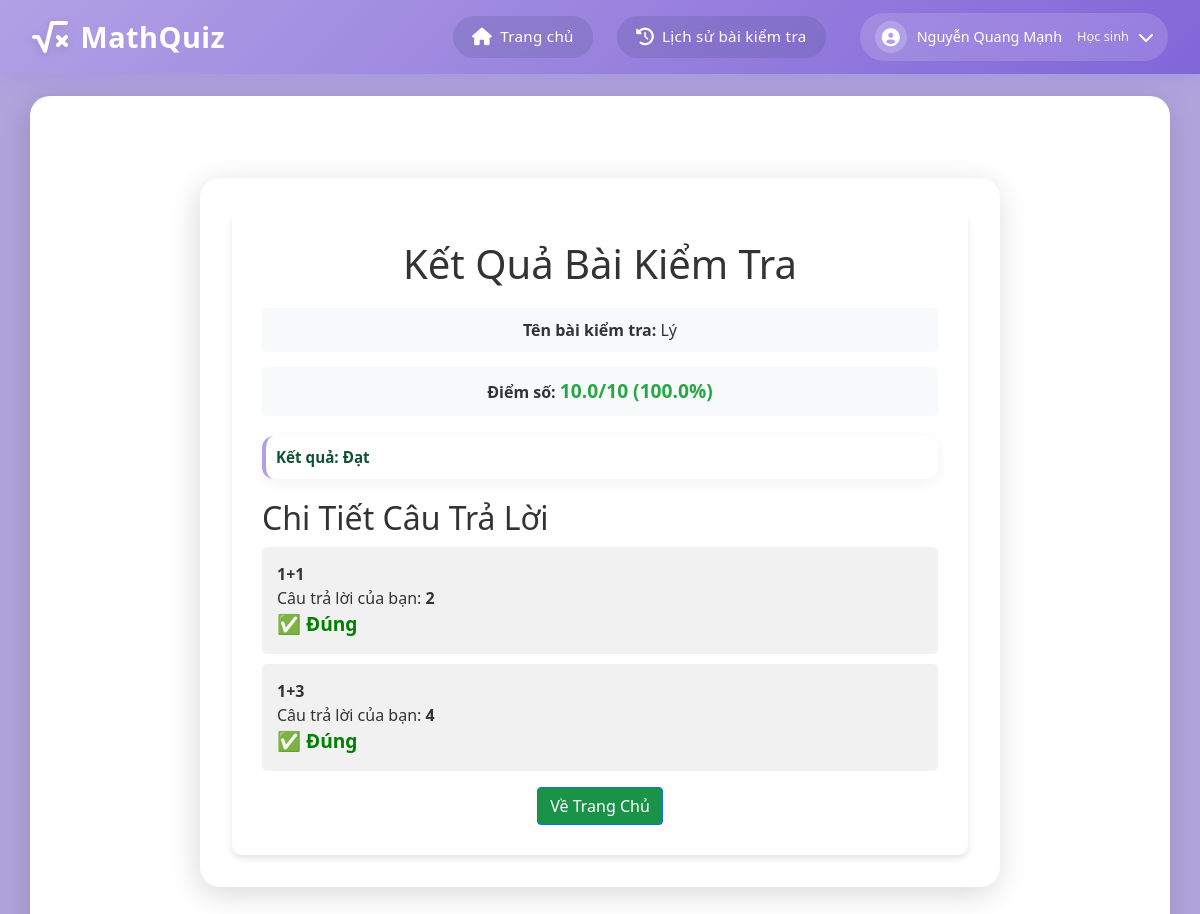
Page /results/24 (signed in) on the committed database.
### app.py (models this page shows)
class Quiz(db.Model):
    id = db.Column(db.Integer, primary_key=True)
    title = db.Column(db.String(200), nullable=False)
    quiz_code = db.Column(db.String(10), unique=True, nullable=True, server_default=None)  # Make it nullable with default None
    teacher_id = db.Column(db.Integer, db.ForeignKey('user.id'), nullable=False)
    start_time = db.Column(db.DateTime, nullable=False)
    end_time = db.Column(db.DateTime, nullable=False)
    duration = db.Column(db.Integer, nullable=False)  # in minutes
    max_attempts = db.Column(db.Integer, nullable=True, default=None)  # Số lần làm bài tối đa
    is_public = db.Column(db.Boolean, default=False)  # Thêm trường is_public
    questions = db.relationship('Question', backref='quiz', lazy=True)
    teacher = db.relationship('User', backref='quizzes', lazy=True)

class QuizResult(db.Model):
    id = db.Column(db.Integer, primary_key=True)
    quiz_id = db.Column(db.Integer, db.ForeignKey('quiz.id'), nullable=False)
    student_id = db.Column(db.Integer, db.ForeignKey('user.id'), nullable=False)
    score = db.Column(db.Float, nullable=False)
    submitted_at = db.Column(db.DateTime, nullable=False, default=datetime.now)
    quiz = db.relationship('Quiz', backref='results', lazy=True)
    student = db.relationship('User', backref='quiz_results', lazy=True)

class Question(db.Model):
    id = db.Column(db.Integer, primary_key=True)
    quiz_id = db.Column(db.Integer, db.ForeignKey('quiz.id'), nullable=False)
    question_text = db.Column(db.String(500), nullable=False)
    question_type = db.Column(db.String(20), nullable=False)  # 'multiple_choice' or other types
    correct_answer = db.Column(db.String(500), nullable=False)
    answers = db.relationship('Answer', backref='question', lazy=True)

### app.py (the view)
@app.route('/results/<int:quiz_id>')
def results_page(quiz_id):
    if 'user_id' not in session:
        flash('Bạn cần đăng nhập để xem kết quả!')
        return redirect(url_for('login'))
    quiz = Quiz.query.get_or_404(quiz_id)
    result = QuizResult.query.filter_by(
        quiz_id=quiz_id,
        student_id=session['user_id']
    ).order_by(QuizResult.id.desc()).first()
    if not result:
        flash('Không tìm thấy kết quả bài kiểm tra của bạn.')
        return redirect(url_for('home'))
    questions = Question.query.filter_by(quiz_id=quiz_id).all()
    student_answers = StudentAnswer.query.filter_by(
        quiz_id=quiz_id,
        student_id=session["user_id"]
    ).all()
    student_answers_dict = {}
    for answer in student_answers:
        question = Question.query.get(answer.question_id)
        if question:  # Kiểm tra xem câu hỏi có tồn tại không
            if question.question_type == 'multiple_choice':
                selected_answer = Answer.query.get(int(answer.answer_text))
                student_answers_dict[answer.question_id] = selected_answer.answer_text if selected_answer else "Chưa trả lời"
            else:
                student_answers_dict[answer.question_id] = answer.answer_text
    results = []
    for question in questions:
        user_answer = student_answers_dict.get(question.id, "Chưa trả lời")
        is_correct = False
        if question.question_type == 'multiple_choice':
            is_correct = user_answer.strip() == question.correct_answer.strip() if user_answer != "Chưa trả lời" else False
        else:  # fill_in_blank
            is_correct = user_answer.strip().lower() == question.correct_answer.strip().lower() if user_answer != "Chưa trả lời" else False
        results.append((question.question_text, user_answer, question.correct_answer, is_correct, question.question_type))
    return render_template(
        'results_after.html',
        quiz=quiz,
        score=result.score,
        total_questions=len(questions),
        results=results
    )

### templates/results_after.html (shortened to what this page needs)
{% extends "base.html" %}
{% block content %}
<div class="container results-container">
    <div class="results-card">
        <h1>Kết Quả Bài Kiểm Tra</h1>
        <div class="result-details">
            <div class="result-item">
                <strong>Tên bài kiểm tra:</strong>
                <span>{{ quiz.title }}</span>
            </div>
            <div class="result-item">
                <strong>Điểm số:</strong>
                <span class="score">
                    {{ score|round(2) }}/10
                    ({{ (score/10 * 100)|round(2) }}%)
                </span>
            </div>
            <div class="result-status">
                {% if score >= 3 %}
                    <div class="alert alert-success">Kết quả: Đạt</div>
                {% else %}
                    <div class="alert alert-danger">Kết quả: Không Đạt</div>
                {% endif %}
            </div>
        </div>
        <div class="question-results">
            <h2>Chi Tiết Câu Trả Lời</h2>
            <ul class="question-list">
                {% for question, user_answer, correct_answer, is_correct, question_type in results %}
                <li class="question-item">
                    <div class="question-text"><strong>{{ question }}</strong></div>
                    <div class="user-answer">
                        Câu trả lời của bạn:
                        {% if question_type == 'multiple_choice' %}
                            <strong>{{ user_answer }}</strong>
                        {% else %}
                            <strong>{{ user_answer }}</strong>
                        {% endif %}
                    </div>
                    {% if is_correct %}
                        <div class="correct">✅ Đúng</div>
                    {% else %}
                        <div class="incorrect">❌ Sai - Đáp án đúng: <strong>{{ correct_answer }}</strong></div>
                    {% endif %}
                </li>
                {% endfor %}
            </ul>
        </div>
        <div class="actions">
            <a href="{{ url_for('home') }}" class="btn btn-primary">Về Trang Chủ</a>
        </div>
    </div>
</div>
{% endblock %}

### static/css/style.css (style rules this page uses)
:root { --primary-color: #9370DB; --secondary-color: #B19CD9; --background-color: linear-gradient(135deg, #9370DB, #9c83ca, #F8F8FF); --text-color: #333; }
* { margin: 0; padding: 0; box-sizing: border-box; }
html, body { height: 100%; margin: 0; display: flex; flex-direction: column; }
body { font-family: Arial, sans-serif; background-color: var(--background-color); color: var(--text-color); line-height: 1.6; height: 100%; width: 100%; margin: 0; }
.container { width: 100%; text-align: center; margin: 30px auto; }
.btn { background-color: #9370DB; color: white; padding: 0.8rem 1.5rem; border: none; border-radius: 4px; cursor: pointer; font-size: 1rem; transition: background-color 0.3s; text-decoration: none; display: inline-block; }
.alert { padding: 1rem; margin-bottom: 1rem; border-radius: 4px; background-color: #f8d7da; color: #721c24; border: 1px solid #f5c6cb; }
.btn { width: 300px; padding: 12px; font-size: 18px; color: #fff; background-color: #007bff; border: none; border-radius: 4px; cursor: pointer; }
.btn-primary { width: auto; background-color: #1a9248 !important; }
.question-item { margin-bottom: 2rem; padding: 1rem; }
.alert { background-color: #b5e0c5; color: #000; position: relative; padding: 1rem 1rem; margin-bottom: 1rem; border: 1px solid transparent; border-radius: .25rem; }

### templates/base.html (style rules this page uses)
:root { --primary-color: #b1a0e5; --secondary-color: #8166d8; --background-color: #b1a4dd; --text-color: #333; --shadow: rgba(112, 87, 219, 0.15); }
body { margin: 0; padding: 0; min-height: 100vh; background: var(--background-color); font-family: 'Segoe UI', system-ui, -apple-system, sans-serif; color: var(--text-color); display: flex; flex-direction: column; }
.container { margin-top: 6rem; margin-bottom: 15px; padding: 2rem; background: white; border-radius: 20px; box-shadow: -2px 7px 30px rgb(0 0 0 / 15%); flex: 1; }
.alert { background: white; border: none; border-left: 4px solid var(--primary-color); padding: 1rem 1.5rem; margin-bottom: 1.5rem; border-radius: 12px; box-shadow: 0 4px 15px rgba(0,0,0,0.05); display: flex; align-items: center; gap: 12px; font-size: 0.95rem; }

### templates/results_after.html (style rules this page uses)
.results-container { max-width: 800px; margin: 50px auto; text-align: center; }
.results-card { background-color: white; border-radius: 10px; box-shadow: 0 4px 6px rgba(0,0,0,0.1); padding: 30px; }
.result-details { margin: 20px 0; }
.result-item { margin-bottom: 15px; padding: 10px; background-color: #f8f9fa; border-radius: 5px; }
.score { font-size: 1.2em; color: #28a745; font-weight: bold; }
.result-status .alert { margin: 20px 0; padding: 10px; font-weight: bold; }
.question-results { margin-top: 20px; text-align: left; }
.question-list { list-style: none; padding: 0; }
.question-item { background: #f1f1f1; padding: 15px; margin: 10px 0; border-radius: 5px; text-align: left; }
.correct { color: green; font-size: 1.2em; font-weight: bold; }

### rows in the picture
Quiz: title "Lý"
QuizResult: score "10.0", (score/10*100)|round(2) "100.0"
Question: question_text "1+1", correct_answer "2"
Question: question_text "1+3", correct_answer "4"

### other values in the picture
{{ session['username'] }} "Nguyễn Quang Mạnh"
